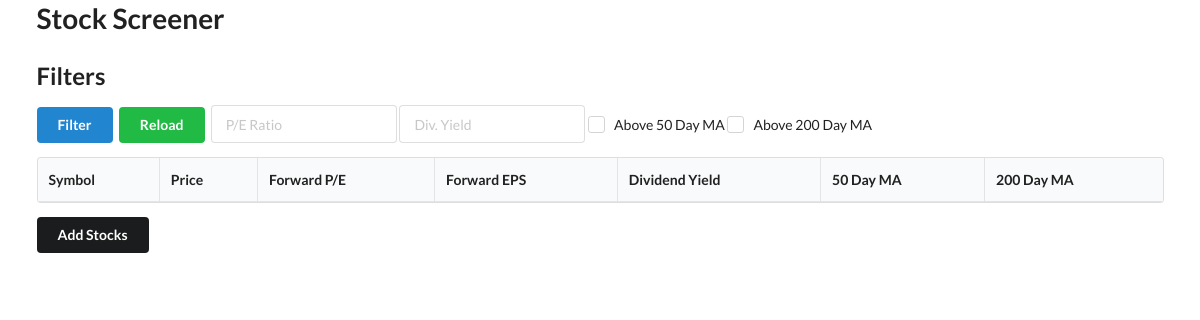
Before: / with the older database file.
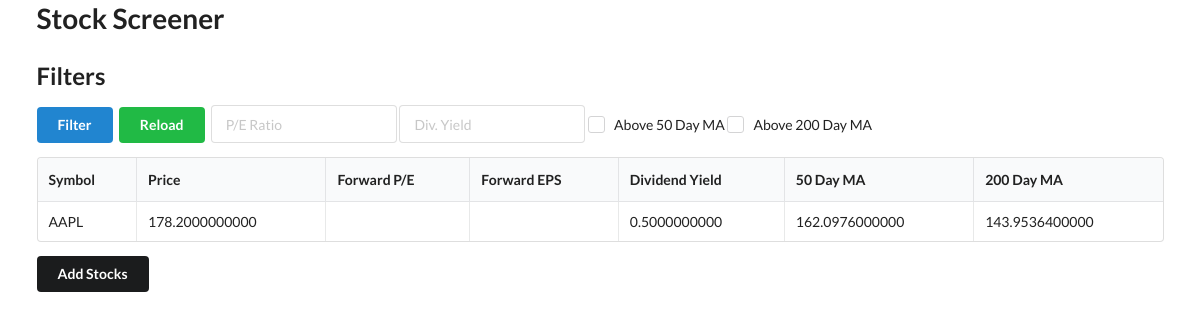
After: the same page with the newer database file.
### api/models.py (models this page shows)
class Stock(Base):
    __tablename__ = "stocks"
    id = Column(Integer, primary_key=True, index=True)
    symbol = Column(String, unique=True, index=True)
    price = Column(Numeric[10, 2])
    foward_pe = Column(Numeric[10, 2])
    foward_eps = Column(Numeric[10, 2])
    div_yield = Column(Numeric[10, 2])
    ma50 = Column(Numeric[10, 2])
    ma200 = Column(Numeric[10, 2])

### api/app.py (the view)
@app.get("/")
async def dashboard(
    request: Request,
    foward_pe=None,
    div_yield=None,
    ma50=None,
    ma200=None,
    db: Session = Depends(get_db),
):
    stocks = db.query(Stock)
    if foward_pe:
        stocks = stocks.filter(Stock.foward_pe > foward_pe)
    if div_yield:
        stocks = stocks.filter(Stock.div_yield > div_yield)
    if ma50:
        stocks = stocks.filter(Stock.price > ma50)
    if ma200:
        stocks = stocks.filter(Stock.price > ma200)
    return templates.TemplateResponse(
        "dashboard.html",
        {
            "request": request,
            "stocks": stocks,
            "div_yield": div_yield,
            "foward_pe": foward_pe,
            "ma50": ma50,
            "ma200": ma200,
        },
    )

### templates/dashboard.html (shortened to what this page needs)
{% extends "layout.html" %}
{% block content %}
<h2>Filters</h2>
<form>
    <button type="submit" id="submit" value="Submit" class="ui button primary">Filter</button>
    <button type="button" id="reload" value="Reload" class="ui button positive">Reload</button>
    <div class="ui input">
        <input name="forward_pe" type="text" placeholder="P/E Ratio" value="{{ forward_pe or '' }}">
    </div>
    <div class="ui input">
        <input name="div_yield" type="text" placeholder="Div. Yield" value="{{ div_yield or '' }}">
    </div>
    <div class="ui checkbox">
        <label>Above 50 Day MA</label>
    </div>
    <div class="ui checkbox">
        <label>Above 200 Day MA</label>
    </div>
</form>
<table class="ui celled table">
    <thead>
        <tr>
            <th>Symbol</th>
            <th>Price</th>
            <th>Forward P/E</th>
            <th>Forward EPS</th>
            <th>Dividend Yield</th>
            <th>50 Day MA</th>
            <th>200 Day MA</th>
        </tr>
    </thead>
    <tbody>
        {% for stock in stocks %}
        <tr>
            <td>{{ stock.symbol }}</td>
            <td>{{ stock.price }}</td>
            <td>{{ stock.forward_pe }}</td>
            <td>{{ stock.forward_eps }}</td>
            <td>{{ stock.div_yield }}</td>
            <td>{{ stock.ma50 }}</td>
            <td>{{ stock.ma200 }}</td>
        </tr>
        {% endfor %}
    </tbody>
</table>
<button id="add_stocks" class="ui button secondary">Add Stocks</button>
{% endblock %}

### templates/layout.html (shortened to what this page needs)
<html>
<head>
    <link rel="stylesheet" href="https://cdn.jsdelivr.net/npm/semantic-ui@2.4.2/dist/semantic.min.css">
</head>
<body>
    <div class="ui container">
        <h1>Stock Screener</h1>
        {% block content %}
        {% endblock %}
    </div>
</body>
</html>

Changed rows visible on the page:
added Stock: symbol "AAPL", price "178.2000000000", div_yield "0.5000000000", ma50 "162.0976000000", ma200 "143.9536400000"
